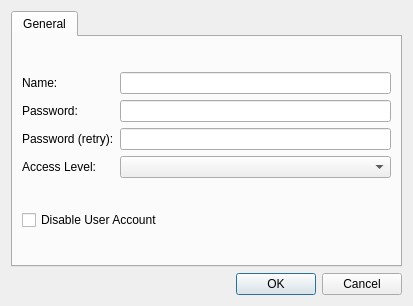
<?xml version="1.0" encoding="UTF-8"?>
<ui version="4.0">
 <class>RouterUserDialog</class>
 <widget class="QDialog" name="RouterUserDialog">
  <property name="geometry">
   <rect>
    <x>0</x>
    <y>0</y>
    <width>413</width>
    <height>306</height>
   </rect>
  </property>
  <property name="windowTitle">
   <string>User Properties</string>
  </property>
  <property name="modal">
   <bool>true</bool>
  </property>
  <layout class="QVBoxLayout" name="verticalLayout_3">
   <item>
    <widget class="QTabWidget" name="tab_widget">
     <property name="currentIndex">
      <number>0</number>
     </property>
     <widget class="QWidget" name="tab_general">
      <attribute name="title">
       <string>General</string>
      </attribute>
      <layout class="QVBoxLayout" name="verticalLayout_general">
       <item>
        <layout class="QHBoxLayout" name="horizontalLayout">
         <item>
          <layout class="QVBoxLayout" name="verticalLayout">
           <item>
            <widget class="QLabel" name="label_username">
             <property name="text">
              <string>Name:</string>
             </property>
            </widget>
           </item>
           <item>
            <widget class="QLabel" name="label_password">
             <property name="text">
              <string>Password:</string>
             </property>
            </widget>
           </item>
           <item>
            <widget class="QLabel" name="label_password_retry">
             <property name="text">
              <string>Password (retry):</string>
             </property>
            </widget>
           </item>
           <item>
            <widget class="QLabel" name="label">
             <property name="text">
              <string>Access Level:</string>
             </property>
            </widget>
           </item>
          </layout>
         </item>
         <item>
          <layout class="QVBoxLayout" name="verticalLayout_2">
           <item>
            <widget class="QLineEdit" name="edit_username"/>
           </item>
           <item>
            <widget class="PasswordEdit" name="edit_password"/>
           </item>
           <item>
            <widget class="PasswordEdit" name="edit_password_retry"/>
           </item>
           <item>
            <widget class="QComboBox" name="combo_access_level"/>
           </item>
          </layout>
         </item>
        </layout>
       </item>
       <item>
        <widget class="QCheckBox" name="checkbox_disable">
         <property name="text">
          <string>Disable User Account</string>
         </property>
        </widget>
       </item>
      </layout>
     </widget>
    </widget>
   </item>
   <item>
    <widget class="DialogButtonBox" name="buttonbox">
     <property name="standardButtons">
      <set>QDialogButtonBox::StandardButton::Cancel|QDialogButtonBox::StandardButton::Ok</set>
     </property>
    </widget>
   </item>
  </layout>
 </widget>
 <customwidgets>
  <customwidget>
   <class>DialogButtonBox</class>
   <extends>QDialogButtonBox</extends>
   <header>common/desktop/dialog_button_box.h</header>
  </customwidget>
  <customwidget>
   <class>PasswordEdit</class>
   <extends>QLineEdit</extends>
   <header>common/desktop/password_edit.h</header>
  </customwidget>
 </customwidgets>
 <resources/>
 <connections/>
</ui>
